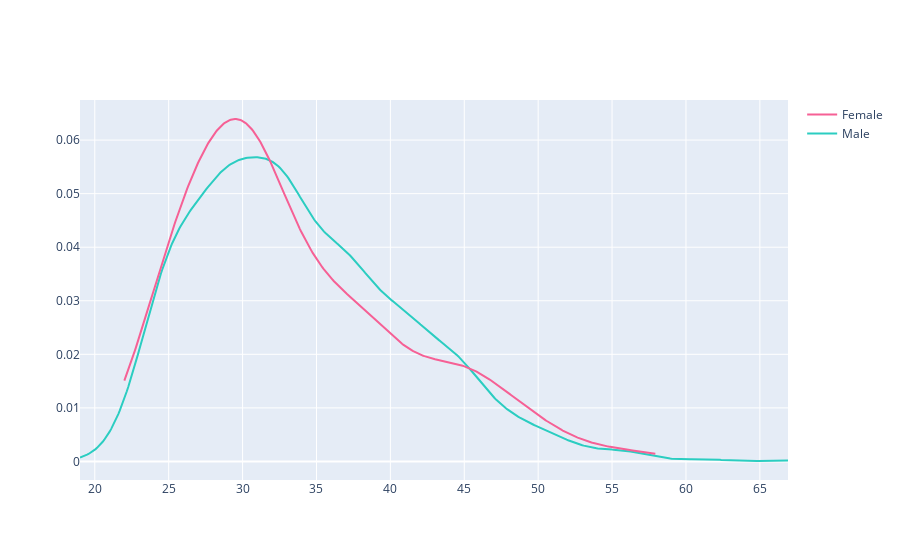

Write notebook code for a chart like this one.
### Code cell
fig = ff.create_distplot([df[df['Gender']=='Male']['Age'], df[df['Gender']=='Female']['Age']], 
                         ['Male', 'Female'],
                         colors = ['#2BCDC1', '#F66095'],
                         bin_size = [2, 2],
                         show_rug=False, #rug 
                         show_hist=False, #hist
                         show_curve=True # curve
                        )
fig.show()

### Figure 1 — Plotly figure (JSON) as saved in the notebook; plotly's stock layout.template omitted (floating-point values rounded to 4 significant figures; data arrays with more than 128 entries replaced by an {"elided": "..."} marker saying what was removed)
{"data": [{"legendgroup": "Male", "marker": {"color": "#2BCDC1"}, "mode": "lines", "name": "Male", "showlegend": true, "type": "scatter", "x": {"elided": "500 float values"}, "xaxis": "x", "y": {"elided": "500 float values"}, "yaxis": "y"}, {"legendgroup": "Female", "marker": {"color": "#F66095"}, "mode": "lines", "name": "Female", "showlegend": true, "type": "scatter", "x": {"elided": "500 float values"}, "xaxis": "x", "y": {"elided": "500 float values"}, "yaxis": "y"}], "layout": {"barmode": "overlay", "hovermode": "closest", "legend": {"traceorder": "reversed"}, "xaxis": {"anchor": "y2", "domain": [0, 1], "zeroline": false}, "yaxis": {"anchor": "free", "domain": [0, 1], "position": 0}}}
